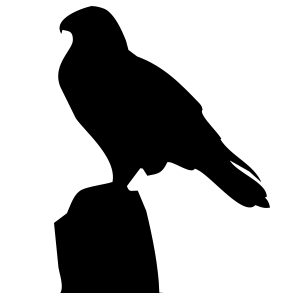
#> input picture object_identification/img/new/img_0.tif, 300 x 300 px
$ python 'Momentos_Hu - v3.py'
#> lines starting #> are read from the running program, lines starting #| are printed output that depends on the picture; after the words box and inside, x2 and y2 are one past the last pixel; in counts of white or black regions, pixels touching at a corner belong together
import cv2
import imutils
import numpy as np
import time

count = 0
i_0 = 0
i_1 = 0
i_2 = 0
i_2 = 0
i_3 = 0
i_4 = 0
i_5 = 0
i_6 = 0
i_7 = 0
i_8 = 0
i_9 = 0
i_a = 0
i_b = 0
imgList = []
promList = []
auxListCount_ = [0,0,0,0,0,0,0,0,0,0,0,0]
img_0 = 0
img_1 = 0
img_2 = 0
img_3 = 0
img_4 = 0
img_5 = 0
img_6 = 0
img_7 = 0
img_8 = 0
img_9 = 0
img_a = 0
img_b = 0
'''
animalList = ['aguila',
              'leon',
              'caballo',
              'girasol',
              'auto',
              'pinguino',
              'colibri',
              'corazon',
              'hongo',
              'tigre',
              'cheeta',
              'elefafnte']
'''
animalList = ['aguila',
              'girasol',
              'auto',
              'hongo',
              'colibri',
              'pinguino',
              'caballo',
              'flecha',
              'corazon',
              'tenis']

# [20 lines left out: functions imShow, putText, prepareImage2, not called in this run]

def prepareImage(img):
    k = 3
    gray = cv2.cvtColor(img, cv2.COLOR_BGR2GRAY)
    blur = cv2.blur(gray, (k,k))
    _, bin_ = cv2.threshold(blur, 100, 101, cv2.THRESH_BINARY_INV)
    #cv2.imshow("A", bin_)
    canny = cv2.Canny(bin_,100,200)#100,200
    #cv2.imshow("prepareImage", bin_)
    return bin_

def improveImgMorph(img):
    #cv2.imshow("o", img)
    k = 5#5
    kernel = cv2.getStructuringElement(cv2.MORPH_ELLIPSE, (k,k))
    open_ = cv2.morphologyEx(img, cv2.MORPH_OPEN, kernel)
    #cv2.imshow("open", open_)
    erode = cv2.erode(open_, kernel, iterations = 1)#2
    #cv2.imshow("erode", erode)
    dilate = cv2.dilate(img, kernel, iterations = 1)#2
    #cv2.imshow("dilate", dilate)
    close = cv2.morphologyEx(img, cv2.MORPH_CLOSE, kernel)
    #cv2.imshow("close", close)
    #cv2.imshow("improveImgMorph", img)
    return erode

# [145 lines left out: functions findContours, segmentImage, checkHuMoments, checkHuMoments2, not called in this run]


def huMoments(img):
    return cv2.HuMoments(cv2.moments(img))


path_0 = "img/copy/"
path_ = "img/new/"
imgName_0 = "img_0"#aguila
imgName_1 = "img_1"#león
imgName_2 = "img_2"#caballo
imgName_3 = "img_3"#girasol
imgName_4 = "img_4"#auto
imgName_5 = "img_5"#pinguino
imgName_6 = "img_6"#colibrí
imgName_7 = "img_7"#corazón
imgName_8 = "img_8"#hongo
imgName_9 = "img_9"#tigre
imgName_a = "img_a"#cheeta
imgName_b = "img_b"#elefafnte
imgName_c = "img_all_0"
imgName_d = "img_all_1"
imgName_t = "img_0_1"#TEST

img_0 = cv2.imread("{}{}.tif".format(path_,imgName_0))
#> img_0 is the input picture: shape (300, 300, 3); min 0, max 255, mean 176.5
img_1 = cv2.imread("{}{}.tif".format(path_,imgName_1))
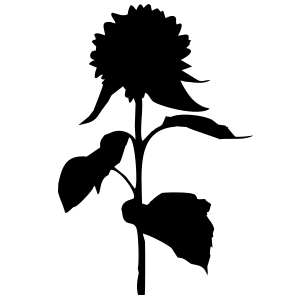
#> input picture object_identification/img/new/img_1.tif, 300 x 300 px
#> img_1 is the input picture: shape (300, 300, 3); min 0, max 255, mean 205.4
img_2 = cv2.imread("{}{}.tif".format(path_,imgName_2))
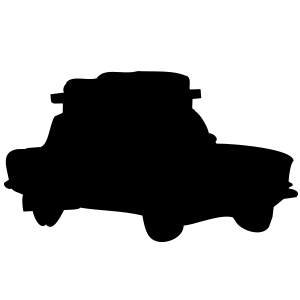
#> input picture object_identification/img/new/img_2.tif, 300 x 300 px
#> img_2 is the input picture: shape (300, 300, 3); min 0, max 255, mean 167.8
img_3 = cv2.imread("{}{}.tif".format(path_,imgName_3))
img_4 = cv2.imread("{}{}.tif".format(path_,imgName_4))
img_5 = cv2.imread("{}{}.tif".format(path_,imgName_5))
img_6 = cv2.imread("{}{}.tif".format(path_,imgName_6))
img_7 = cv2.imread("{}{}.tif".format(path_,imgName_7))
img_8 = cv2.imread("{}{}.tif".format(path_,imgName_8))
img_9 = cv2.imread("{}{}.tif".format(path_,imgName_9))
# [5 lines of commented-out code are left out]

morph = improveImgMorph(img_0)
bin_ = prepareImage(morph)
#> in prepareImage, `_, bin_ = cv2.threshold(blur, 100, 101, cv2.THRESH_BINARY_INV)`:
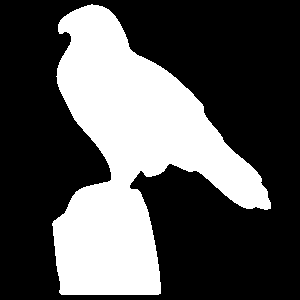
#> bin_: shape (300, 300); values 0 (black) and 101 (white), 33.1% white; 1 white region, box (x1, y1, x2, y2) and area: (52, 4, 271, 295) 29766
#> in prepareImage, `canny = cv2.Canny(bin_,100,200)#100,200`: canny: shape (300, 300); 1.2% white in thin lines or dots, all inside (x1, y1, x2, y2) = (51, 4, 271, 295)
img_0 = bin_

morph = improveImgMorph(img_1)
bin_ = prepareImage(morph)
#> in prepareImage (call 2), `blur = cv2.blur(gray, (k,k))`:
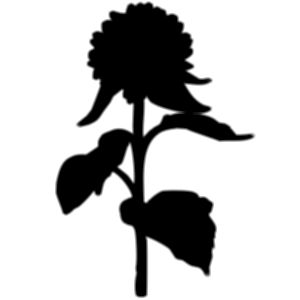
#> blur: shape (300, 300); min 0, max 255, mean 195.3
#> in prepareImage (call 2), `_, bin_ = cv2.threshold(blur, 100, 101, cv2.THRESH_BINARY_INV)`:
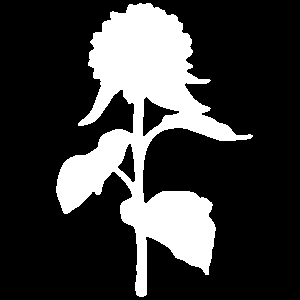
#> bin_: shape (300, 300); values 0 (black) and 101 (white), 22.9% white; 1 white region, box (x1, y1, x2, y2) and area: (56, 3, 253, 297) 20621
#> in prepareImage (call 2), `canny = cv2.Canny(bin_,100,200)#100,200`: canny: shape (300, 300); 1.8% white in thin lines or dots, all inside (x1, y1, x2, y2) = (55, 2, 253, 297)
img_1 = bin_

morph = improveImgMorph(img_2)
bin_ = prepareImage(morph)
#> in prepareImage (call 3), `_, bin_ = cv2.threshold(blur, 100, 101, cv2.THRESH_BINARY_INV)`:
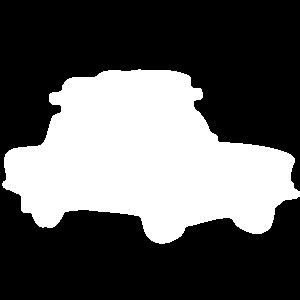
#> bin_: shape (300, 300); values 0 (black) and 101 (white), 35.9% white; 1 white region, box (x1, y1, x2, y2) and area: (2, 69, 300, 244) 32317
#> in prepareImage (call 3), `canny = cv2.Canny(bin_,100,200)#100,200`:
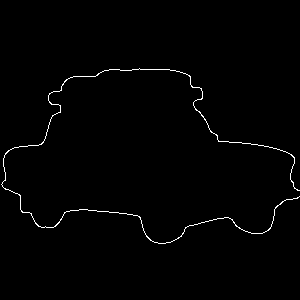
#> canny: shape (300, 300); 0.99% white in thin lines or dots, all inside (x1, y1, x2, y2) = (1, 68, 300, 244)
img_2 = bin_

#> (the run stopped early here; a loop or call above may not have finished)
